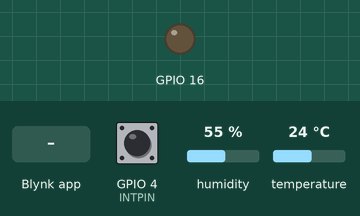
This sketch was run on a simulated ESP32. On the bench: output pins drawn as LEDs (lit = HIGH). The inputs (shaded band) are chosen by the test bench; at power-on: GPIO 4 (INTPIN) HIGH, humidity 55 %, temperature 24 °C. WiFi joins after 1.5 s; servers stay silent unless stated.

Above: at 3.0 s.
3.1 s: Blynk app writes 1 to V0
At 4.3 s:
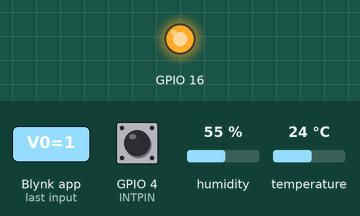
4.6 s: Blynk app writes 0 to V0
At 5.4 s:
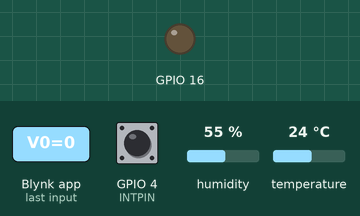
6.1 s: Blynk app writes 200 to V0
At 6.6 s:
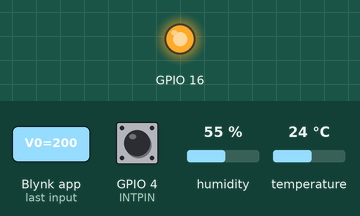
Timing chart, 0 to 9.1 s (numbered marks = the images above; inputs shaded):
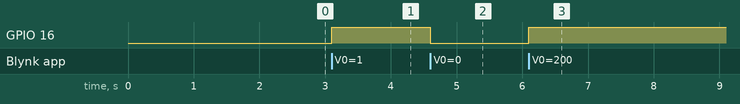

Measured:
- after the input at 3.1 s, GPIO 16: LOW → HIGH at once
- after the input at 4.6 s, GPIO 16: HIGH → LOW at once
- after the input at 6.1 s, GPIO 16: LOW → HIGH at once

The sketch:

WiFi_Blynk.ino
```cpp
#define BLYNK_PRINT Serial

#include <WiFi.h>
#include <WiFiClient.h>
#include <BlynkSimpleEsp32.h>
#include <DHT.h>

// Tu tendras tu token de autorizacion en la aplicacion de Blynk "Auth Token".
// Para obtenerlo ve a configuracion de proyecto.
char auth[] = "6b1e353ac76c4270b5e24a269c6415f8";

// Your WiFi credentials.
// Set password to "" for open networks.
char ssid[] = "Wifi_prueba";
char pass[] = "123456789";

#define DHTPIN 23
#define INTPIN 4

// Descomenta el tipo de DHT que estes usando
//#define DHTTYPE DHT11     // DHT 11
#define DHTTYPE DHT22   // DHT 22, AM2302, AM2321
//#define DHTTYPE DHT21   // DHT 21, AM2301

DHT dht(DHTPIN, DHTTYPE);
BlynkTimer timer;

WidgetLED led1(V1);

// Creamos las variables que se usaran dentro de la interrupcion
// Variable tipo volatile porque puede cambiar de forma rapida.
volatile bool pinChanged = false;
volatile int  ext_intFlag   = 0;


// Funcion que maneja la interrupcion del pin donde tenemos nuestro boton
// Usamos esta funcion como una funcion dummy para activar una bandera
// para poder establecer la conexion a internet en el void loop
void checkPin(){
  // Invertimos el estado logico que usamos como auxiliar
  ext_intFlag = !ext_intFlag;
  // Activamos la bandera de interrupcion
  pinChanged = true;
}


// Esta funcion envia cada dos segundos por dos pines virtuales
// la temperatura y la humedad sensada por el sensor DHT.
// El tiempo de reporte se maneja con un timer que se define en el void setup()
void sendSensor()
{
  float h = dht.readHumidity();
  float t = dht.readTemperature();

  if (isnan(h) || isnan(t)) {
    Serial.println("Failed to read from DHT sensor!");
    return;
  }
  Blynk.virtualWrite(V5, h);
  Blynk.virtualWrite(V6, t);
}

// Esta funcion se activa cada que se reciben datos por
// el pin virtual V0, cada que en la aplicacion se modifica
// el valro
BLYNK_WRITE(V0){
  int V0Data = param.asInt(); // Asignamos el valor que recibimos en V0 como entero.
  // Tambien puedes usar:
  //    String i = param.asStr();
  //    double d = param.asDouble();
  // Para distintos tipos de datos.
  // Serial.print("V0 value is: ");
  // Serial.println(V0Data);
  digitalWrite(16,V0Data);
}

void setup(){
  // Debug console
  Serial.begin(9600);
  //Configuramos
  pinMode(INTPIN, INPUT_PULLUP);
  pinMode(16,OUTPUT);
  // Definimos pin con interrupcion a usar, asi como su funcion.
  attachInterrupt(digitalPinToInterrupt(INTPIN), checkPin, RISING);
  digitalWrite(16, LOW);

  dht.begin();

  // Configura la ejecucion de una funcion cada 2000 mS
  timer.setInterval(2000L, sendSensor);
  // Funcion para iniciar conexion WiFi
  // y configurar las credenciales de Blynk
  Blynk.begin(auth, ssid, pass);
}

void loop(){
  Blynk.run();
  timer.run();
  if (pinChanged) {
    // Procesa el valor
    if (ext_intFlag) {
      led1.on();
     }
    else{
      led1.off();
    }
    // Borramos la bandera de cambio de estado por interrupcion
    pinChanged = false;
  }
}
```
